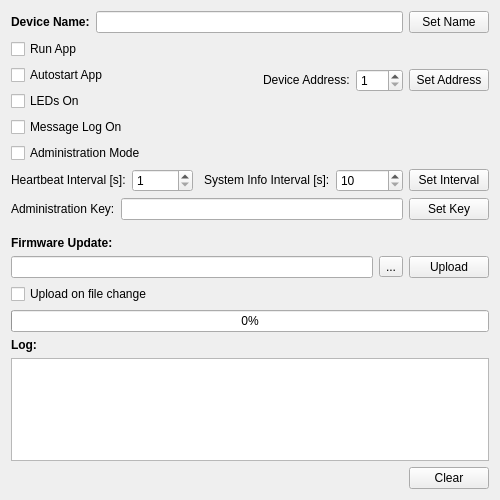
<?xml version="1.0" encoding="UTF-8"?>
<ui version="4.0">
 <class>settingsWidget</class>
 <widget class="QWidget" name="settingsWidget">
  <property name="geometry">
   <rect>
    <x>0</x>
    <y>0</y>
    <width>500</width>
    <height>500</height>
   </rect>
  </property>
  <property name="windowTitle">
   <string>MainWindow</string>
  </property>
  <layout class="QVBoxLayout" name="verticalLayout_4">
   <item>
    <layout class="QVBoxLayout" name="verticalLayout">
     <item>
      <layout class="QHBoxLayout" name="horizontalLayout">
       <item>
        <widget class="QLabel" name="label">
         <property name="sizePolicy">
          <sizepolicy hsizetype="Preferred" vsizetype="Fixed">
           <horstretch>0</horstretch>
           <verstretch>0</verstretch>
          </sizepolicy>
         </property>
         <property name="font">
          <font>
           <bold>true</bold>
          </font>
         </property>
         <property name="text">
          <string>Device Name:</string>
         </property>
        </widget>
       </item>
       <item>
        <widget class="QLineEdit" name="nameEdit">
         <property name="maxLength">
          <number>60</number>
         </property>
        </widget>
       </item>
       <item>
        <widget class="QPushButton" name="setNameButton">
         <property name="text">
          <string>Set Name</string>
         </property>
        </widget>
       </item>
      </layout>
     </item>
     <item>
      <layout class="QHBoxLayout" name="horizontalLayout_3">
       <item>
        <layout class="QVBoxLayout" name="verticalLayout_2">
         <item>
          <widget class="QCheckBox" name="appRunBox">
           <property name="text">
            <string>Run App</string>
           </property>
          </widget>
         </item>
         <item>
          <widget class="QCheckBox" name="autostartAppBox">
           <property name="text">
            <string>Autostart App</string>
           </property>
          </widget>
         </item>
         <item>
          <widget class="QCheckBox" name="ledOnBox">
           <property name="text">
            <string>LEDs On</string>
           </property>
          </widget>
         </item>
         <item>
          <widget class="QCheckBox" name="checkBox_messageLogEnabled">
           <property name="text">
            <string>Message Log On</string>
           </property>
          </widget>
         </item>
         <item>
          <widget class="QCheckBox" name="checkBox_administrationMode">
           <property name="text">
            <string>Administration Mode</string>
           </property>
          </widget>
         </item>
        </layout>
       </item>
       <item>
        <spacer name="horizontalSpacer_2">
         <property name="orientation">
          <enum>Qt::Horizontal</enum>
         </property>
         <property name="sizeHint" stdset="0">
          <size>
           <width>40</width>
           <height>20</height>
          </size>
         </property>
        </spacer>
       </item>
       <item>
        <layout class="QVBoxLayout" name="verticalLayout_3">
         <item>
          <layout class="QHBoxLayout" name="horizontalLayout_2">
           <item>
            <widget class="QLabel" name="label_2">
             <property name="sizePolicy">
              <sizepolicy hsizetype="Preferred" vsizetype="Fixed">
               <horstretch>0</horstretch>
               <verstretch>0</verstretch>
              </sizepolicy>
             </property>
             <property name="text">
              <string>Device Address:</string>
             </property>
            </widget>
           </item>
           <item>
            <widget class="QSpinBox" name="addressBox">
             <property name="minimum">
              <number>1</number>
             </property>
             <property name="maximum">
              <number>126</number>
             </property>
            </widget>
           </item>
           <item>
            <widget class="QPushButton" name="setAddressButton">
             <property name="text">
              <string>Set Address</string>
             </property>
            </widget>
           </item>
          </layout>
         </item>
         <item>
          <spacer name="verticalSpacer_2">
           <property name="orientation">
            <enum>Qt::Vertical</enum>
           </property>
           <property name="sizeType">
            <enum>QSizePolicy::Fixed</enum>
           </property>
           <property name="sizeHint" stdset="0">
            <size>
             <width>20</width>
             <height>40</height>
            </size>
           </property>
          </spacer>
         </item>
        </layout>
       </item>
      </layout>
     </item>
     <item>
      <layout class="QHBoxLayout" name="horizontalLayout_4">
       <item>
        <widget class="QLabel" name="label_3">
         <property name="sizePolicy">
          <sizepolicy hsizetype="Preferred" vsizetype="Fixed">
           <horstretch>0</horstretch>
           <verstretch>0</verstretch>
          </sizepolicy>
         </property>
         <property name="font">
          <font>
           <bold>false</bold>
          </font>
         </property>
         <property name="text">
          <string>Heartbeat Interval [s]:</string>
         </property>
        </widget>
       </item>
       <item>
        <widget class="QSpinBox" name="heartbeatIntervalBox">
         <property name="minimum">
          <number>1</number>
         </property>
         <property name="maximum">
          <number>65535</number>
         </property>
        </widget>
       </item>
       <item>
        <spacer name="horizontalSpacer_4">
         <property name="orientation">
          <enum>Qt::Horizontal</enum>
         </property>
         <property name="sizeHint" stdset="0">
          <size>
           <width>40</width>
           <height>20</height>
          </size>
         </property>
        </spacer>
       </item>
       <item>
        <widget class="QLabel" name="label_4">
         <property name="sizePolicy">
          <sizepolicy hsizetype="Preferred" vsizetype="Fixed">
           <horstretch>0</horstretch>
           <verstretch>0</verstretch>
          </sizepolicy>
         </property>
         <property name="text">
          <string>System Info Interval [s]:</string>
         </property>
        </widget>
       </item>
       <item>
        <widget class="QSpinBox" name="systemInfoIntervalBox">
         <property name="minimum">
          <number>10</number>
         </property>
         <property name="maximum">
          <number>655350</number>
         </property>
         <property name="singleStep">
          <number>10</number>
         </property>
        </widget>
       </item>
       <item>
        <widget class="QPushButton" name="setIntervalButton">
         <property name="text">
          <string>Set Interval</string>
         </property>
        </widget>
       </item>
      </layout>
     </item>
     <item>
      <layout class="QHBoxLayout" name="horizontalLayout_9">
       <item>
        <widget class="QLabel" name="label_7">
         <property name="text">
          <string>Administration Key:</string>
         </property>
        </widget>
       </item>
       <item>
        <widget class="QLineEdit" name="lineEdit_administrationKey">
         <property name="maxLength">
          <number>60</number>
         </property>
        </widget>
       </item>
       <item>
        <widget class="QPushButton" name="pushButton_setAdministrationKey">
         <property name="text">
          <string>Set Key</string>
         </property>
        </widget>
       </item>
      </layout>
     </item>
     <item>
      <spacer name="verticalSpacer">
       <property name="orientation">
        <enum>Qt::Vertical</enum>
       </property>
       <property name="sizeType">
        <enum>QSizePolicy::Fixed</enum>
       </property>
       <property name="sizeHint" stdset="0">
        <size>
         <width>20</width>
         <height>10</height>
        </size>
       </property>
      </spacer>
     </item>
     <item>
      <widget class="QLabel" name="label_5">
       <property name="font">
        <font>
         <bold>true</bold>
        </font>
       </property>
       <property name="text">
        <string>Firmware Update:</string>
       </property>
      </widget>
     </item>
     <item>
      <layout class="QHBoxLayout" name="horizontalLayout_5">
       <item>
        <widget class="QLineEdit" name="firmwarePathEdit"/>
       </item>
       <item>
        <widget class="QToolButton" name="firmwarePathButton">
         <property name="text">
          <string>...</string>
         </property>
        </widget>
       </item>
       <item>
        <widget class="QPushButton" name="firmwareUploadButton">
         <property name="text">
          <string>Upload</string>
         </property>
        </widget>
       </item>
      </layout>
     </item>
     <item>
      <layout class="QHBoxLayout" name="horizontalLayout_7">
       <item>
        <widget class="QCheckBox" name="autoUploadBox">
         <property name="text">
          <string>Upload on file change</string>
         </property>
        </widget>
       </item>
       <item>
        <spacer name="horizontalSpacer">
         <property name="orientation">
          <enum>Qt::Horizontal</enum>
         </property>
         <property name="sizeHint" stdset="0">
          <size>
           <width>40</width>
           <height>20</height>
          </size>
         </property>
        </spacer>
       </item>
      </layout>
     </item>
     <item>
      <layout class="QHBoxLayout" name="horizontalLayout_6">
       <item>
        <widget class="QProgressBar" name="progressBar">
         <property name="value">
          <number>0</number>
         </property>
        </widget>
       </item>
      </layout>
     </item>
     <item>
      <widget class="QLabel" name="label_6">
       <property name="font">
        <font>
         <bold>true</bold>
        </font>
       </property>
       <property name="text">
        <string>Log:</string>
       </property>
      </widget>
     </item>
     <item>
      <widget class="QTextEdit" name="logBox">
       <property name="readOnly">
        <bool>true</bool>
       </property>
      </widget>
     </item>
     <item>
      <layout class="QHBoxLayout" name="horizontalLayout_8">
       <item>
        <spacer name="horizontalSpacer_3">
         <property name="orientation">
          <enum>Qt::Horizontal</enum>
         </property>
         <property name="sizeHint" stdset="0">
          <size>
           <width>40</width>
           <height>20</height>
          </size>
         </property>
        </spacer>
       </item>
       <item>
        <widget class="QPushButton" name="clearLog_button">
         <property name="text">
          <string>Clear</string>
         </property>
        </widget>
       </item>
      </layout>
     </item>
    </layout>
   </item>
  </layout>
 </widget>
 <resources/>
 <connections/>
</ui>
